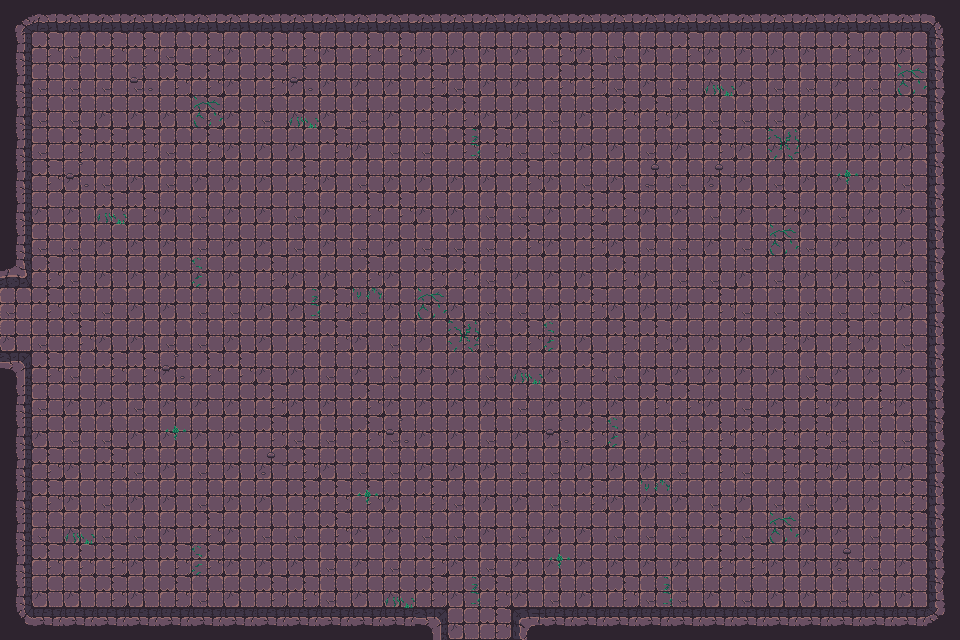

Rendered tile map (Tiled .tmx) drawn with the repository's tilesets; below, a short description and the full map source, tile grids included:
An orthogonal 30x20 tile map with 32x32 px tiles, 3 tile layers (Walls, Decor, Items), 2 tilesets and 58 objects.

<map version="1.10" tiledversion="1.11.2" orientation="orthogonal" renderorder="right-down" width="30" height="20" tilewidth="32" tileheight="32" infinite="0" nextlayerid="3" nextobjectid="1">
    <tileset firstgid="1" name="Town Tileset" tilewidth="32" tileheight="32" tilecount="64" columns="8">
        <image source="../../../tiles/World H Tileset.png" trans="ff00ff" width="256" height="256" />
        <tile id="4">
            <objectgroup draworder="index" id="2">
                <object id="1" x="0" y="0" width="32" height="32" />
            </objectgroup>
        </tile>
        <tile id="5">
            <objectgroup draworder="index" id="2">
                <object id="1" x="0" y="0" width="32" height="32" />
            </objectgroup>
        </tile>
        <tile id="6">
            <objectgroup draworder="index" id="2">
                <object id="1" x="0" y="0" width="32" height="32" />
            </objectgroup>
        </tile>
        <tile id="7">
            <objectgroup draworder="index" id="2">
                <object id="1" x="0" y="0" width="32" height="32" />
            </objectgroup>
        </tile>
        <tile id="8">
            <objectgroup draworder="index" id="2">
                <object id="1" x="0" y="0" width="32" height="32" />
            </objectgroup>
        </tile>
        <tile id="10">
            <objectgroup draworder="index" id="2">
                <object id="1" x="0" y="32" width="32" height="0" />
            </objectgroup>
        </tile>
        <tile id="11">
            <objectgroup draworder="index" id="2">
                <object id="1" x="0" y="32" width="32" height="0" />
                <object id="2" x="32" y="0" width="0" height="32" />
            </objectgroup>
        </tile>
        <tile id="12">
            <objectgroup draworder="index" id="2">
                <object id="1" x="32" y="0" width="0" height="32" />
            </objectgroup>
        </tile>
        <tile id="13">
            <objectgroup draworder="index" id="2">
                <object id="1" x="0" y="32" width="32" height="0" />
                <object id="2" x="0" y="32" width="32" height="0" />
                <object id="3" x="0" y="0" width="0" height="32" />
            </objectgroup>
        </tile>
        <tile id="14">
            <objectgroup draworder="index" id="2">
                <object id="1" x="0" y="0" width="0" height="32" />
            </objectgroup>
        </tile>
        <tile id="16">
            <objectgroup draworder="index" id="2">
                <object id="1" x="0" y="0" width="32" height="32" />
            </objectgroup>
        </tile>
        <tile id="24">
            <objectgroup draworder="index" id="2">
                <object id="1" x="0" y="0" width="32" height="32" />
            </objectgroup>
        </tile>
    </tileset>
    <tileset firstgid="65" name="Dungeon Crawler Tileset" tilewidth="32" tileheight="32" tilecount="100" columns="10">
        <image source="../../../tiles/Dungeon_Tile.png" trans="" width="320" height="320" />
        <tile id="2">
            <objectgroup draworder="index" id="2">
                <object id="1" x="0" y="0" width="32" height="32" />
            </objectgroup>
        </tile>
        <tile id="3">
            <objectgroup draworder="index" id="2">
                <object id="1" x="0" y="0" width="32" height="32" />
            </objectgroup>
        </tile>
        <tile id="4">
            <objectgroup draworder="index" id="2">
                <object id="1" x="0" y="0" width="32" height="32" />
            </objectgroup>
        </tile>
        <tile id="5">
            <objectgroup draworder="index" id="2">
                <object id="1" x="0" y="0" width="32" height="32" />
            </objectgroup>
        </tile>
        <tile id="6">
            <objectgroup draworder="index" id="2">
                <object id="1" x="0" y="0" width="32" height="32" />
            </objectgroup>
        </tile>
        <tile id="8">
            <objectgroup draworder="index" id="2">
                <object id="1" x="0" y="0" width="32" height="32" />
            </objectgroup>
        </tile>
        <tile id="12">
            <objectgroup draworder="index" id="2">
                <object id="1" x="0" y="0" width="32" height="32" />
            </objectgroup>
        </tile>
        <tile id="13">
            <objectgroup draworder="index" id="2">
                <object id="1" x="0" y="0" width="32" height="32" />
            </objectgroup>
        </tile>
        <tile id="14">
            <objectgroup draworder="index" id="2">
                <object id="1" x="0" y="0" width="32" height="32" />
            </objectgroup>
        </tile>
        <tile id="15">
            <objectgroup draworder="index" id="2">
                <object id="1" x="0" y="0" width="32" height="32" />
            </objectgroup>
        </tile>
        <tile id="16">
            <objectgroup draworder="index" id="2">
                <object id="1" x="0" y="0" width="32" height="32" />
            </objectgroup>
        </tile>
        <tile id="18">
            <objectgroup draworder="index" id="2">
                <object id="1" x="0" y="0" width="32" height="32" />
            </objectgroup>
        </tile>
        <tile id="22">
            <objectgroup draworder="index" id="2">
                <object id="1" x="0" y="0" width="32" height="32" />
            </objectgroup>
        </tile>
        <tile id="23">
            <objectgroup draworder="index" id="2">
                <object id="1" x="0" y="0" width="32" height="32" />
            </objectgroup>
        </tile>
        <tile id="24">
            <objectgroup draworder="index" id="2">
                <object id="1" x="0" y="0" width="32" height="32" />
            </objectgroup>
        </tile>
        <tile id="25">
            <objectgroup draworder="index" id="2">
                <object id="1" x="0" y="0" width="32" height="32" />
            </objectgroup>
        </tile>
        <tile id="26">
            <objectgroup draworder="index" id="2">
                <object id="1" x="0" y="0" width="32" height="32" />
            </objectgroup>
        </tile>
        <tile id="28">
            <objectgroup draworder="index" id="2">
                <object id="1" x="0" y="0" width="32" height="32" />
            </objectgroup>
        </tile>
        <tile id="32">
            <objectgroup draworder="index" id="2">
                <object id="1" x="0" y="0" width="32" height="32" />
            </objectgroup>
        </tile>
        <tile id="33">
            <objectgroup draworder="index" id="2">
                <object id="1" x="0" y="0" width="32" height="32" />
            </objectgroup>
        </tile>
        <tile id="34">
            <objectgroup draworder="index" id="2">
                <object id="1" x="0" y="0" width="32" height="32" />
            </objectgroup>
        </tile>
        <tile id="35">
            <objectgroup draworder="index" id="2">
                <object id="1" x="0" y="0" width="32" height="32" />
            </objectgroup>
        </tile>
        <tile id="36">
            <objectgroup draworder="index" id="2">
                <object id="1" x="0" y="0" width="32" height="32" />
            </objectgroup>
        </tile>
        <tile id="38">
            <objectgroup draworder="index" id="2">
                <object id="1" x="0" y="0" width="32" height="32" />
            </objectgroup>
        </tile>
        <tile id="42">
            <objectgroup draworder="index" id="2">
                <object id="1" x="0" y="0" width="32" height="32" />
            </objectgroup>
        </tile>
        <tile id="43">
            <objectgroup draworder="index" id="2">
                <object id="1" x="0" y="0" width="32" height="32" />
            </objectgroup>
        </tile>
        <tile id="44">
            <objectgroup draworder="index" id="2">
                <object id="1" x="0" y="0" width="32" height="32" />
            </objectgroup>
        </tile>
        <tile id="45">
            <objectgroup draworder="index" id="2">
                <object id="1" x="0" y="0" width="32" height="32" />
            </objectgroup>
        </tile>
        <tile id="46">
            <objectgroup draworder="index" id="2">
                <object id="1" x="0" y="0" width="32" height="32" />
            </objectgroup>
        </tile>
        <tile id="48">
            <objectgroup draworder="index" id="2">
                <object id="1" x="0" y="0" width="32" height="32" />
            </objectgroup>
        </tile>
        <tile id="52">
            <objectgroup draworder="index" id="2">
                <object id="1" x="0" y="0" width="32" height="32" />
            </objectgroup>
        </tile>
        <tile id="53">
            <objectgroup draworder="index" id="2">
                <object id="1" x="0" y="0" width="32" height="32" />
            </objectgroup>
        </tile>
        <tile id="54">
            <objectgroup draworder="index" id="2">
                <object id="1" x="0" y="0" width="32" height="32" />
            </objectgroup>
        </tile>
        <tile id="55">
            <objectgroup draworder="index" id="2">
                <object id="1" x="0" y="0" width="32" height="32" />
            </objectgroup>
        </tile>
        <tile id="56">
            <objectgroup draworder="index" id="2">
                <object id="1" x="0" y="0" width="32" height="32" />
            </objectgroup>
        </tile>
        <tile id="58">
            <objectgroup draworder="index" id="2">
                <object id="1" x="0" y="0" width="32" height="32" />
            </objectgroup>
        </tile>
        <tile id="62">
            <objectgroup draworder="index" id="2">
                <object id="1" x="0" y="0" width="32" height="32" />
            </objectgroup>
        </tile>
        <tile id="63">
            <objectgroup draworder="index" id="2">
                <object id="1" x="0" y="0" width="32" height="32" />
            </objectgroup>
        </tile>
        <tile id="64">
            <objectgroup draworder="index" id="2">
                <object id="1" x="0" y="0" width="32" height="32" />
            </objectgroup>
        </tile>
        <tile id="65">
            <objectgroup draworder="index" id="2">
                <object id="1" x="0" y="0" width="32" height="32" />
            </objectgroup>
        </tile>
        <tile id="66">
            <objectgroup draworder="index" id="2">
                <object id="1" x="0" y="0" width="32" height="32" />
            </objectgroup>
        </tile>
        <tile id="68">
            <objectgroup draworder="index" id="2">
                <object id="1" x="0" y="0" width="32" height="32" />
            </objectgroup>
        </tile>
        <tile id="80">
            <objectgroup draworder="index" id="2">
                <object id="1" x="0" y="0" width="32" height="32" />
            </objectgroup>
        </tile>
    </tileset>
    <layer id="1" name="Walls" width="30" height="20">
        <data encoding="csv">
67,68,68,68,68,68,68,68,68,68,68,68,68,68,68,68,68,68,68,68,68,68,68,68,68,68,68,68,68,69,
77,65,66,65,65,66,65,75,65,65,75,65,65,75,75,75,75,65,75,66,75,65,75,75,75,75,65,75,75,79,
77,66,66,66,66,65,65,75,65,75,75,75,75,65,66,75,75,65,65,66,75,66,75,75,66,66,75,66,75,79,
77,66,66,75,75,75,65,75,66,75,75,66,75,65,65,75,75,66,75,65,65,75,66,66,66,75,75,75,65,79,
77,66,65,65,65,66,65,75,75,75,65,75,66,66,65,65,66,66,75,75,66,75,65,75,75,75,75,75,75,79,
77,65,75,66,75,66,75,75,75,65,75,66,75,75,75,75,65,75,66,75,66,66,75,75,66,75,75,75,66,79,
77,75,75,65,65,75,66,75,75,66,75,65,65,75,75,66,66,75,65,65,75,75,66,75,65,75,66,75,75,79,
77,66,66,75,75,75,66,75,75,66,75,66,75,66,66,66,65,75,65,75,66,66,75,66,75,66,75,75,75,79,
103,65,66,75,75,75,75,75,65,75,75,65,75,65,65,66,75,75,75,65,75,66,66,75,66,75,75,75,66,79,
66,65,66,66,75,75,66,66,75,75,65,66,75,75,75,66,66,75,65,75,75,75,65,66,66,66,66,66,75,79,
75,66,65,75,75,66,66,75,75,65,65,75,66,75,65,66,65,75,75,65,65,75,75,75,65,75,65,75,66,79,
73,65,66,65,65,75,65,65,75,75,66,75,66,75,75,66,75,75,65,66,75,75,75,75,75,66,75,75,75,79,
77,66,75,75,66,75,75,75,65,75,75,65,75,75,75,75,66,75,75,75,65,65,75,66,75,65,75,65,75,79,
77,75,66,66,75,75,75,75,65,66,66,65,66,75,75,66,75,75,65,75,75,66,65,65,65,65,66,66,66,79,
77,65,75,65,66,75,66,75,75,65,75,66,66,75,75,75,66,66,75,75,75,66,65,66,65,65,75,75,75,79,
77,65,75,66,75,75,66,75,75,65,65,65,75,65,66,75,75,66,65,75,75,75,66,75,66,66,75,75,65,79,
77,66,75,66,66,75,65,75,66,66,65,75,75,66,66,75,66,75,75,66,66,66,65,66,75,75,75,66,65,79,
77,65,65,65,75,65,65,75,75,75,66,75,66,65,75,66,75,75,75,75,75,75,65,65,75,75,75,66,75,79,
77,75,75,65,75,65,66,75,65,65,66,75,75,65,75,65,75,66,75,65,66,66,75,66,75,75,66,75,75,79,
87,88,88,88,88,88,88,88,88,88,88,88,88,73,75,65,70,88,88,88,88,88,88,88,88,88,88,88,88,89
        </data>
    </layer>
    <layer id="1" name="Decor" width="30" height="20">
        <data encoding="csv">
133,133,133,133,133,133,133,133,133,133,133,133,133,133,133,133,133,133,133,133,133,133,133,133,133,133,133,133,133,133,
133,133,133,133,133,133,133,133,133,133,133,133,133,133,133,133,133,133,133,133,133,133,133,133,133,133,133,133,133,133,
133,133,133,133,116,133,133,133,133,116,133,133,133,133,133,133,133,133,133,133,133,133,137,133,133,133,133,133,126,133,
133,133,133,133,133,133,126,133,133,137,133,133,133,133,133,133,133,133,133,133,133,133,133,133,133,133,133,133,133,133,
133,133,133,133,133,133,133,133,133,133,133,133,133,133,140,133,133,133,133,133,133,133,133,133,125,133,133,133,133,133,
133,133,116,133,136,133,133,133,133,133,133,133,133,133,133,133,133,133,133,133,115,133,115,133,133,133,135,136,133,133,
133,133,133,137,133,133,133,133,133,133,133,133,133,133,133,133,133,133,133,133,133,133,133,133,133,133,133,133,133,133,
133,133,133,133,133,133,133,133,133,133,133,136,133,133,133,133,133,133,133,136,133,133,133,133,126,133,133,133,133,133,
133,133,133,133,133,133,139,133,133,133,133,133,133,133,133,133,133,133,133,133,133,133,133,133,133,133,133,133,133,133,
133,133,133,133,133,133,133,133,133,140,133,138,133,126,133,133,133,133,133,133,133,133,133,133,133,133,133,133,133,133,
133,133,133,133,133,133,133,133,133,133,133,133,133,133,125,133,133,139,133,133,133,133,133,133,133,133,133,133,133,133,
133,133,133,133,133,116,133,133,133,133,133,133,133,133,133,133,137,133,133,133,133,133,133,133,133,133,133,133,133,133,
133,133,133,133,133,133,133,133,133,133,133,133,133,133,133,133,133,133,133,136,133,133,133,133,133,133,133,133,133,133,
133,133,133,133,133,135,133,133,133,133,133,133,116,133,133,133,133,116,133,139,133,133,133,133,133,133,133,133,133,133,
133,133,133,133,133,133,133,133,115,133,133,133,133,133,133,133,133,133,133,133,133,133,133,133,133,133,133,133,133,133,
133,133,133,133,133,133,133,133,133,133,136,135,133,133,133,133,133,133,133,133,138,133,133,133,133,133,133,133,133,133,
133,133,137,133,133,133,133,133,133,133,133,133,133,133,133,133,133,133,133,133,133,133,133,133,126,133,133,133,133,133,
133,133,133,133,133,133,139,133,133,133,133,133,133,133,133,133,133,135,133,133,133,133,133,133,133,133,115,133,133,133,
133,133,133,133,133,133,133,133,133,133,133,133,137,133,140,133,133,133,133,133,140,133,133,133,133,133,133,133,133,133,
133,133,133,133,133,133,133,133,133,133,133,133,133,133,133,133,133,133,133,133,133,133,133,133,133,133,133,133,133,133
        </data>
    </layer>
    <layer id="1" name="Items" width="30" height="20">
        <data encoding="csv">
133,133,133,133,133,133,133,133,133,133,133,133,133,133,133,133,133,133,133,133,133,133,133,133,133,133,133,133,133,133,
133,133,133,133,133,133,133,133,133,133,133,133,133,133,133,133,133,133,133,133,133,133,133,133,133,133,133,133,133,133,
133,133,133,133,133,133,133,133,133,133,133,133,133,133,133,133,133,133,133,133,133,133,133,133,133,133,133,133,133,133,
133,133,133,133,133,133,133,133,133,133,133,133,133,133,133,133,133,133,133,133,133,133,133,133,133,133,133,133,133,133,
133,133,133,133,133,133,133,133,133,133,133,133,133,133,133,133,133,133,133,133,133,133,133,133,133,133,133,133,133,133,
133,133,133,133,133,133,133,133,133,133,133,133,133,133,133,133,133,133,133,133,133,133,133,133,133,133,133,133,133,133,
133,133,133,133,133,133,133,133,133,133,133,133,133,133,133,133,133,133,133,133,133,133,133,133,133,133,133,133,133,133,
133,133,133,133,133,133,133,133,133,133,133,133,133,133,133,133,133,133,133,133,133,133,133,133,133,133,133,133,133,133,
133,133,133,133,133,133,133,133,133,133,133,133,133,133,133,133,133,133,133,133,133,133,133,133,133,133,133,133,133,133,
133,133,133,133,133,133,133,133,133,133,133,133,133,133,133,133,133,133,133,133,133,133,133,133,133,133,133,133,133,133,
133,133,133,133,133,133,133,133,133,133,133,133,133,133,133,133,133,133,133,133,133,133,133,133,133,133,133,133,133,133,
133,133,133,133,133,133,133,133,133,133,133,133,133,133,133,133,133,133,133,133,133,133,133,133,133,133,133,133,133,133,
133,133,133,133,133,133,133,133,133,133,133,133,133,133,133,133,133,133,133,133,133,133,133,133,133,133,133,133,133,133,
133,133,133,133,133,133,133,133,133,133,133,133,133,133,133,133,133,133,133,133,133,133,133,133,133,133,133,133,133,133,
133,133,133,133,133,133,133,133,133,133,133,133,133,133,133,133,133,133,133,133,133,133,133,133,133,133,133,133,133,133,
133,133,133,133,133,133,133,133,133,133,133,133,133,133,133,133,133,133,133,133,133,133,133,133,133,133,133,133,133,133,
133,133,133,133,133,133,133,133,133,133,133,133,133,133,133,133,133,133,133,133,133,133,133,133,133,133,133,133,133,133,
133,133,133,133,133,133,133,133,133,133,133,133,133,133,133,133,133,133,133,133,133,133,133,133,133,133,133,133,133,133,
133,133,133,133,133,133,133,133,133,133,133,133,133,133,133,133,133,133,133,133,133,133,133,133,133,133,133,133,133,133,
133,133,133,133,133,133,133,133,133,133,133,133,133,133,133,133,133,133,133,133,133,133,133,133,133,133,133,133,133,133
        </data>
    </layer>
</map>
